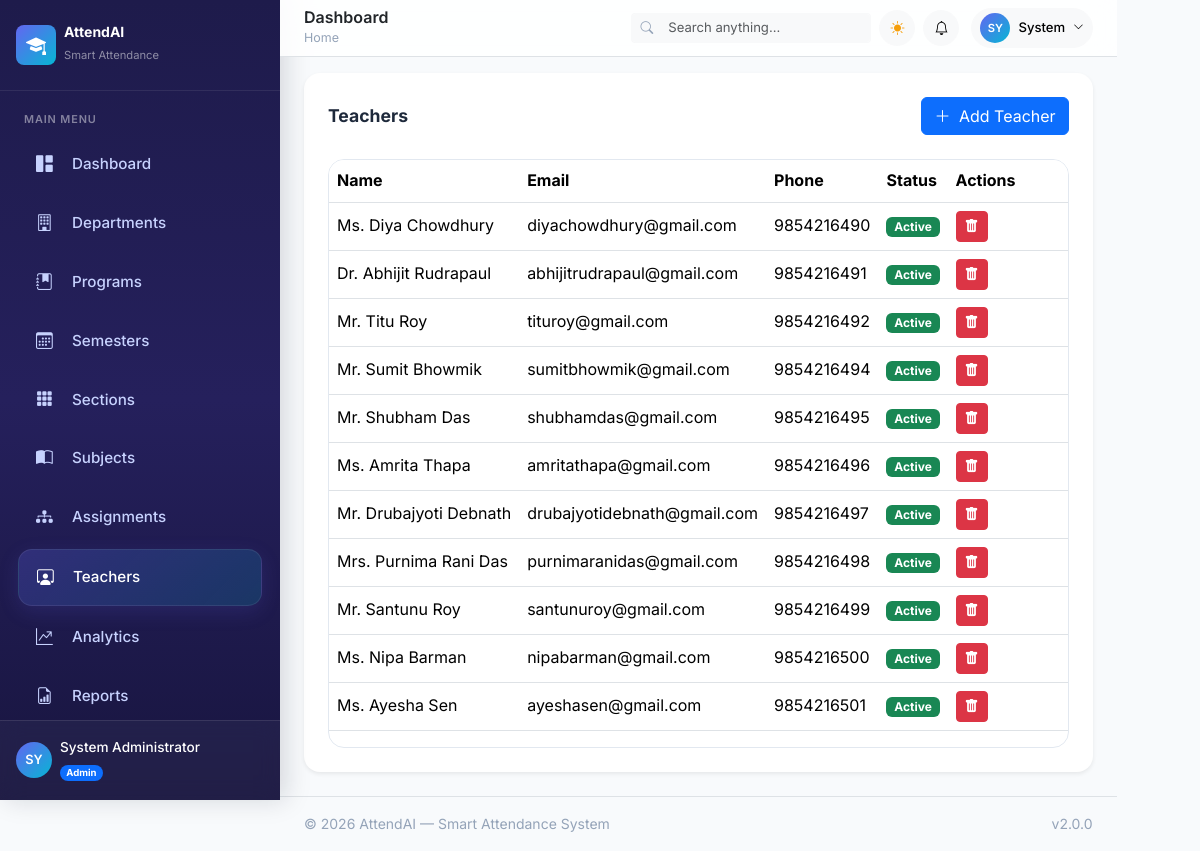
The page /admin/teachers (signed in) on the database its author committed.
### app/models/user.py (models this page shows, shortened)
class User(UserMixin, db.Model):
    __tablename__ = 'users'
    id = db.Column(db.Integer, primary_key=True)
    email = db.Column(db.String(120), unique=True, nullable=False, index=True)
    password_hash = db.Column(db.String(256), nullable=False)
    full_name = db.Column(db.String(100), nullable=False)
    phone = db.Column(db.String(20), nullable=True)
    avatar = db.Column(db.String(255), nullable=True)
    role = db.Column(db.String(20), nullable=False, default='teacher') # 'admin', 'teacher', 'student'
    is_active = db.Column(db.Boolean, default=True, nullable=False)
    created_at = db.Column(db.DateTime, default=datetime.utcnow, nullable=False)
    last_login = db.Column(db.DateTime, nullable=True)
    theme_preference = db.Column(db.String(10), default='light', nullable=False)

### app/blueprints/admin.py (the view)
@admin_bp.route('/teachers')
@login_required
@admin_required
def teachers():
    teachers_list = User.query.filter_by(role='teacher',is_active=True).all()
    return render_template('admin/teachers.html', teachers=teachers_list)

### app/blueprints/auth.py (called while the page is built)
@login_manager.user_loader
def load_user(user_id):
    return User.query.get(int(user_id))

### app/services/notification_service.py (called while the page is built)
def get_unread_count(user_id):
    return Notification.query.filter_by(user_id=user_id, is_read=False).count()

### app/templates/admin/teachers.html (shortened to what this page needs)
{% extends "base.html" %}
{% block content %}
<div class="card shadow-sm border-0 p-4 rounded-4">
    <div class="d-flex justify-content-between align-items-center mb-4 flex-wrap gap-2">
        <h4 class="fw-bold mb-0">Teachers</h4>
        <button class="btn btn-primary"
                data-bs-toggle="modal"
                data-bs-target="#addTeacherModal">
            <i class="bi bi-plus-lg me-1"></i>
            Add Teacher
        </button>
    </div>
    {% if teachers %}
    <div class="table-responsive">
        <table class="table table-hover align-middle">
            <thead>
                <tr>
                    <th>Name</th>
                    <th>Email</th>
                    <th>Phone</th>
                    <th>Status</th>
                    <th width="120">Actions</th>
                </tr>
            </thead>
            <tbody>
                {% for t in teachers %}
                <tr>
                    <td>{{ t.full_name }}</td>
                    <td>{{ t.email }}</td>
                    <td>{{ t.phone or '-' }}</td>
                    <td>
                        <span class="badge bg-success">
                            {{ 'Active' if t.is_active else 'Inactive' }}
                        </span>
                    </td>
                    <td>
                        <form action="{{ url_for('admin.delete_teacher', teacher_id=t.id) }}"
                              method="POST"
                              onsubmit="return confirm('Delete this teacher?');">
                            <button type="submit"
                                    class="btn btn-danger btn-sm">
                                <i class="bi bi-trash-fill"></i>
                            </button>
                        </form>
                    </td>
                </tr>
                {% endfor %}
            </tbody>
        </table>
    </div>
    {% endif %}
</div>
{% endblock %}

### app/templates/components/sidebar.html (shortened to what this page needs)
<aside class="app-sidebar" id="appSidebar">
    <div class="sidebar-brand d-flex align-items-center gap-2 px-3 py-4">
        <div class="brand-icon d-flex align-items-center justify-content-center rounded-3" style="width:40px;height:40px;background:linear-gradient(135deg,#6366f1,#06b6d4);">
            <i class="bi bi-mortarboard-fill text-white fs-5"></i>
        </div>
        <div class="brand-text">
            <h6 class="mb-0 text-white fw-bold">AttendAI</h6>
            <small class="text-white-50" style="font-size:0.7rem;">Smart Attendance</small>
        </div>
    </div>
    <nav class="sidebar-nav flex-grow-1 px-2 py-2">
        <div class="nav-section">
            <span class="nav-section-label text-uppercase text-white-50 px-3 mb-2 d-block" style="font-size:0.65rem;letter-spacing:0.08em;">Main Menu</span>
            {% if current_user.role == 'admin' %}
            <a href="{{ url_for('admin.dashboard') }}" class="sidebar-link {{ 'active' if request.endpoint == 'admin.dashboard' }}">
                <i class="bi bi-grid-1x2-fill"></i><span>Dashboard</span>
            </a>
            <a href="{{ url_for('admin.departments') }}" class="sidebar-link {{ 'active' if request.endpoint == 'admin.departments' }}">
                <i class="bi bi-building"></i><span>Departments</span>
            </a>
            <a href="{{ url_for('admin.programs') }}" class="sidebar-link {{ 'active' if request.endpoint == 'admin.programs' }}">
                <i class="bi bi-journal-bookmark-fill"></i><span>Programs</span>
            </a>
            <a href="{{ url_for('admin.semesters') }}"
                class="sidebar-link {{ 'active' if request.endpoint == 'admin.semesters' }}">
                <i class="bi bi-calendar3"></i>
                <span>Semesters</span>
            </a>
            <a href="{{ url_for('admin.sections') }}"
                class="sidebar-link {{ 'active' if request.endpoint == 'admin.sections' }}">
                <i class="bi bi-grid-3x3-gap-fill"></i>
                <span>Sections</span>
            </a>
            <a href="{{ url_for('admin.subjects') }}" class="sidebar-link {{ 'active' if request.endpoint == 'admin.subjects' }}">
                <i class="bi bi-book-half"></i><span>Subjects</span>
            </a>
            <a href="{{ url_for('admin.assignments') }}"class="sidebar-link {{ 'active' if request.endpoint == 'admin.assignments' }}">
                <i class="bi bi-diagram-3-fill"></i>
                <span>Assignments</span>
            </a>
            <a href="{{ url_for('admin.teachers') }}" class="sidebar-link {{ 'active' if request.endpoint == 'admin.teachers' }}">
                <i class="bi bi-person-workspace"></i><span>Teachers</span>
            </a>
            <a href="{{ url_for('analytics.dashboard') }}" class="sidebar-link {{ 'active' if request.endpoint == 'analytics.dashboard' }}">
                <i class="bi bi-graph-up-arrow"></i><span>Analytics</span>
            </a>
            <a href="{{ url_for('reports.index') }}" class="sidebar-link {{ 'active' if request.endpoint == 'reports.index' }}">
                <i class="bi bi-file-earmark-bar-graph"></i><span>Reports</span>
            </a>
            {% endif %}
        </div>
    </nav>
    <div class="sidebar-user px-3 py-3 border-top border-white border-opacity-10">
        <div class="d-flex align-items-center gap-2">
            <div class="user-avatar d-flex align-items-center justify-content-center rounded-circle flex-shrink-0" style="width:36px;height:36px;background:linear-gradient(135deg,#6366f1,#06b6d4);font-size:0.8rem;font-weight:600;color:#fff;">
                {{ current_user.full_name[:2]|upper if current_user.full_name else 'U' }}
            </div>
            <div class="overflow-hidden">
                <div class="text-white text-truncate fw-medium" style="font-size:0.85rem;">{{ current_user.full_name or 'User' }}</div>
                <span class="badge rounded-pill {% if current_user.role == 'admin' %}bg-primary{% elif current_user.role == 'teacher' %}bg-info{% else %}bg-success{% endif %}" style="font-size:0.6rem;">
                    {{ current_user.role|capitalize }}
                </span>
            </div>
        </div>
    </div>
</aside>

### app/templates/components/navbar.html (shortened to what this page needs)
<header class="app-navbar sticky-top bg-white border-bottom px-4 py-2 d-flex align-items-center justify-content-between" style="z-index:1020;backdrop-filter:blur(12px);background:rgba(255,255,255,0.85)!important;">
    <div class="d-flex align-items-center gap-3">
        <div>
            <h5 class="mb-0 fw-semibold text-dark">{% block page_title %}Dashboard{% endblock %}</h5>
            <nav aria-label="breadcrumb" class="d-none d-md-block">
                <ol class="breadcrumb mb-0" style="font-size:0.78rem;">
                    <li class="breadcrumb-item"><a href="#" class="text-decoration-none text-muted">Home</a></li>
                </ol>
            </nav>
        </div>
    </div>
    <div class="d-flex align-items-center gap-2">
        {% if current_user.role == 'admin' %}
        <div class="input-group input-group-sm d-none d-xl-flex" style="width:240px;">
            <span class="input-group-text bg-light border-end-0 border-light"><i class="bi bi-search text-muted" style="font-size:0.8rem;"></i></span>
            <input type="text" class="form-control form-control-sm bg-light border-start-0 border-light" placeholder="Search anything..." id="globalSearch" style="font-size:0.82rem;">
        </div>
        {% endif %}
        <button class="btn btn-light btn-sm rounded-circle d-flex align-items-center justify-content-center" style="width:36px;height:36px;" onclick="toggleTheme()" id="themeToggleBtn" aria-label="Toggle theme">
            <i class="bi bi-sun-fill text-warning" id="themeIcon"></i>
        </button>
        <div class="dropdown">
            <button class="btn btn-light btn-sm rounded-circle d-flex align-items-center justify-content-center position-relative" style="width:36px;height:36px;" data-bs-toggle="dropdown" data-bs-auto-close="outside" aria-expanded="false" aria-label="Notifications">
                <i class="bi bi-bell"></i>
            </button>
        </div>
        <div class="dropdown ms-1">
            <button class="btn btn-light btn-sm rounded-pill d-flex align-items-center gap-2 px-2 py-1" data-bs-toggle="dropdown" aria-expanded="false">
                <div class="d-flex align-items-center justify-content-center rounded-circle" style="width:30px;height:30px;background:linear-gradient(135deg,#6366f1,#06b6d4);font-size:0.7rem;font-weight:600;color:#fff;">
                    {{ current_user.full_name[:2]|upper if current_user.full_name else 'U' }}
                </div>
                <span class="d-none d-md-inline fw-medium" style="font-size:0.82rem;">{{ current_user.full_name.split(' ')[0] if current_user.full_name else 'User' }}</span>
                <i class="bi bi-chevron-down" style="font-size:0.65rem;"></i>
            </button>
        </div>
    </div>
</header>

### app/static/css/main.css (style rules this page uses)
:root { --primary: #6366f1; --primary-rgb: 99, 102, 241; --primary-light: #818cf8; --primary-dark: #4f46e5; --primary-darker: #3730a3; --accent: #06b6d4; --accent-rgb: 6, 182, 212; --accent-light: #22d3ee; --success: #10b981; --success-rgb: 16, 185, 129; --warning: #f59e0b; --warning-rgb: 245, 158, 11; --danger: #ef4444; --danger-rgb: 239, 68, 68; --bg-primary: #f8fafc; --bg-secondary: #f1f5f9; --bg-card: #ffffff; --bg-sidebar: #1e1b4b; --bg-sidebar-hover: #312e81; --bg-sidebar-active: #3730a3; --text-primary: #1e293b; --text-secondary: #64748b; --text-muted: #94a3b8; --text-sidebar: #c7d2fe; --text-sidebar-active: #ffffff; --border-color: #e2e8f0; --border-light: #f1f5f9; --shadow-sm: 0 1px 2px rgba(0, 0, 0, 0.05); --shadow-md: 0 4px 6px -1px rgba(0, 0, 0, 0.1), 0 2px 4px -2px rgba(0, 0, 0, 0.1); --shadow-lg: 0 10px 15px -3px rgba(0, 0, 0, 0.1), 0 4px 6px -4px rgba(0, 0, 0, 0.1); --shadow-xl: 0 20px 25px -5px rgba(0, 0, 0, 0.1), 0 8px 10px -6px rgba(0, 0, 0, 0.1); --radius-sm: 8px; --radius-md: 12px; --radius-lg: 16px; --radius-xl: 24px; --glass-bg: rgba(255, 255, 255, 0.7); --glass-border: rgba(255, 255, 255, 0.3); --transition-fast: 150ms ease; --transition-base: 250ms ease; --transition-slow: 350ms ease; --font-sans: 'Inter', -apple-system, BlinkMacSystemFont, 'Segoe UI', sans-serif; --font-mono: 'JetBrains Mono', monospace; --sidebar-width: 280px; --sidebar-collapsed-width: 80px; --navbar-height: 70px; }
*, *::before, *::after { box-sizing: border-box; margin: 0; padding: 0; }
html { scroll-behavior: smooth; font-size: 16px; }
body { font-family: var(--font-sans); background: var(--bg-primary); color: var(--text-primary); line-height: 1.6; transition: background var(--transition-base), color var(--transition-base); -webkit-font-smoothing: antialiased; -moz-osx-font-smoothing: grayscale; }
a { color: var(--primary); text-decoration: none; transition: color var(--transition-fast); }
button { font-family: inherit; }
.app-body { display: flex; min-height: 100vh; }
.sidebar-brand { padding: 24px 20px; display: flex; align-items: center; gap: 12px; border-bottom: 1px solid rgba(255, 255, 255, 0.1); flex-shrink: 0; }
.sidebar-nav { flex: 1; padding: 16px 12px; overflow-y: auto; }
.sidebar-user { display: flex; align-items: center; gap: 12px; }
h4 { font-size: 1.1rem; font-weight: 600; line-height: 1.4; color: var(--text-primary); }
h5 { font-size: 1rem; font-weight: 600; color: var(--text-primary); }
h6 { font-size: 0.875rem; font-weight: 600; color: var(--text-primary); }
.text-muted { color: var(--text-muted) !important; }
.text-warning { color: var(--warning) !important; }
small, .text-sm { font-size: 0.875rem; }
* { scrollbar-width: thin; scrollbar-color: rgba(var(--primary-rgb), 0.3) transparent; }
.d-flex { display: flex; }
.d-none { display: none; }
.d-block { display: block; }
.flex-wrap { flex-wrap: wrap; }
.overflow-hidden { overflow: hidden; }
.position-relative { position: relative; }
.app-sidebar { width: var(--sidebar-width); background: linear-gradient( 180deg, #1e1b4b 0%, #25205c 50%, #18153f 100% ); height: 100vh; position: fixed; left: 0; top: 0; z-index: 1000; display: flex; flex-direction: column; box-shadow: 6px 0 24px rgba(15, 23, 42, 0.15); }
.sidebar-brand { border-bottom: 1px solid rgba(255,255,255,0.08); min-height: 80px; }
.sidebar-nav { flex: 1; overflow-y: auto !important; overflow-x: hidden; min-height: 0; padding-top: 8px; }
.sidebar-link { display: flex; align-items: center; gap: 14px; color: var(--text-sidebar); padding: 14px 18px; margin: 4px 10px; border-radius: 14px; font-size: 0.95rem; font-weight: 500; transition: all 0.25s ease; text-decoration: none; }
.sidebar-link i { width: 22px; font-size: 1.05rem; flex-shrink: 0; }
.sidebar-link span { white-space: nowrap; }
.sidebar-link.active { background: linear-gradient( 135deg, rgba(99,102,241,0.25), rgba(6,182,212,0.18) ); color: #fff; border: 1px solid rgba(255,255,255,0.08); box-shadow: 0 6px 20px rgba(99,102,241,0.15); }
.nav-section-label { color: rgba(255,255,255,0.45) !important; font-size: 0.68rem !important; font-weight: 600; margin-top: 12px; }
.sidebar-user { background: rgba(255,255,255,0.04); backdrop-filter: blur(10px); }

### rows shown on the page
User: full_name "SY", full_name "System Administrator", role "Admin", full_name "System"
User: full_name "Ms. Diya Chowdhury", email "diyachowdhury@gmail.com", phone "9854216490", is_active "Active"
User: full_name "Dr. Abhijit Rudrapaul", email "abhijitrudrapaul@gmail.com", phone "9854216491", is_active "Active"
User: full_name "Mr. Titu Roy", email "tituroy@gmail.com", phone "9854216492", is_active "Active"
User: full_name "Mr. Sumit Bhowmik", email "sumitbhowmik@gmail.com", phone "9854216494", is_active "Active"
User: full_name "Mr. Shubham Das", email "shubhamdas@gmail.com", phone "9854216495", is_active "Active"
User: full_name "Ms. Amrita Thapa", email "amritathapa@gmail.com", phone "9854216496", is_active "Active"
User: full_name "Mr. Drubajyoti Debnath", email "drubajyotidebnath@gmail.com", phone "9854216497", is_active "Active"
User: full_name "Mrs. Purnima Rani Das", email "purnimaranidas@gmail.com", phone "9854216498", is_active "Active"
User: full_name "Mr. Santunu Roy", email "santunuroy@gmail.com", phone "9854216499", is_active "Active"
User: full_name "Ms. Nipa Barman", email "nipabarman@gmail.com", phone "9854216500", is_active "Active"
User: full_name "Ms. Ayesha Sen", email "ayeshasen@gmail.com", phone "9854216501", is_active "Active"
